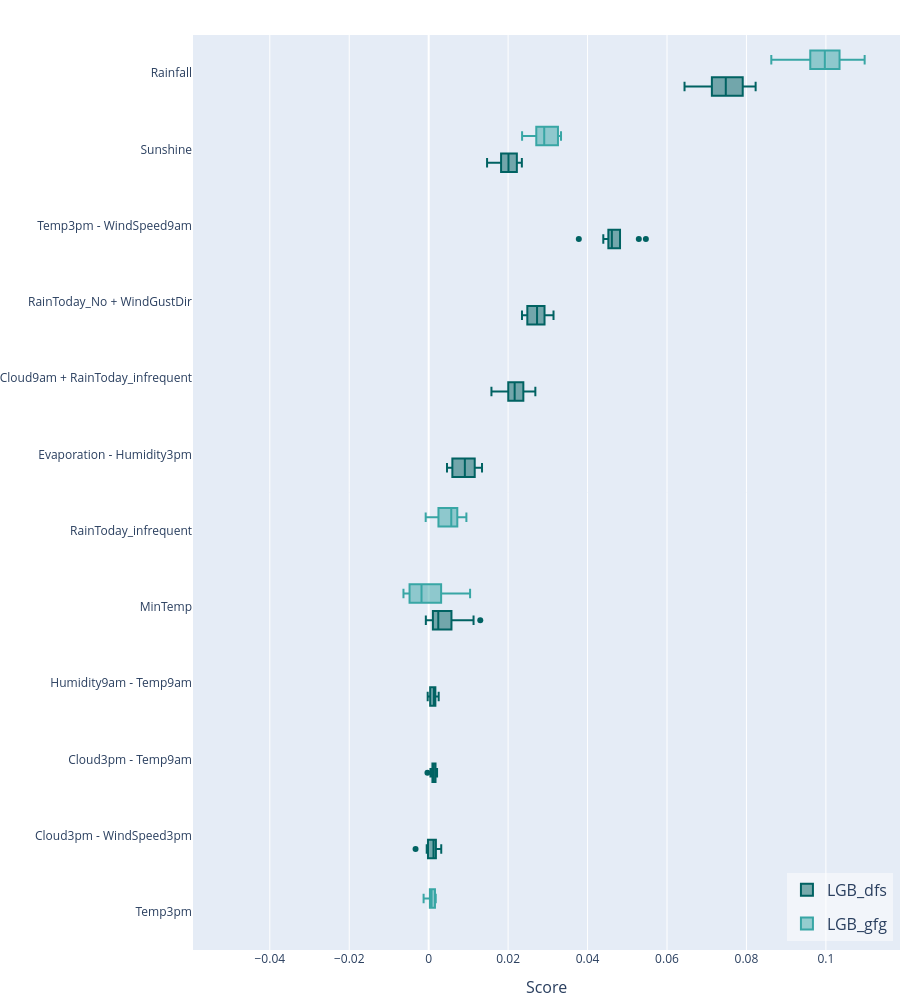

Write notebook code for a chart like this one.
### Code cell
# Também podemos verificar a importância das variáveis com outros gráficos
experionml.plot_permutation_importance(models=["LGB_dfs", "LGB_gfg"], show=12)

### Figure 1 — Plotly figure (JSON) as saved in the notebook; plotly's stock layout.template omitted (floating-point values rounded to 4 significant figures; data arrays with more than 128 entries replaced by an {"elided": "..."} marker saying what was removed)
{"data": [{"boxpoints": "outliers", "legendgroup": "LGB_dfs", "marker": {"color": "rgb(0, 98, 98)"}, "name": "LGB_dfs", "orientation": "h", "showlegend": true, "type": "box", "x": {"elided": "390 float values"}, "xaxis": "x", "y": {"elided": "390 str values"}, "yaxis": "y"}, {"boxpoints": "outliers", "legendgroup": "LGB_gfg", "marker": {"color": "rgb(56, 166, 165)"}, "name": "LGB_gfg", "orientation": "h", "showlegend": true, "type": "box", "x": {"elided": "350 float values"}, "xaxis": "x", "y": {"elided": "350 str values"}, "yaxis": "y"}], "layout": {"boxmode": "group", "font": {"size": 12}, "height": 1000, "hoverlabel": {"font": {"size": 16}}, "legend": {"bgcolor": "rgba(255, 255, 255, 0.5)", "font": {"size": 16}, "groupclick": "toggleitem", "traceorder": "grouped", "x": 0.99, "xanchor": "right", "y": 0.01, "yanchor": "bottom"}, "margin": {"b": 50, "l": 50, "pad": 0, "r": 0, "t": 35}, "showlegend": true, "title": {"font": {"size": 24}, "pad": {"b": 15, "t": 15}, "x": 0.5, "xanchor": "center", "xref": "paper", "y": 1, "yanchor": "top"}, "width": 900, "xaxis": {"anchor": "y", "automargin": true, "domain": [0.0, 1.0], "title": {"font": {"size": 16}, "text": "Score"}}, "yaxis": {"anchor": "x", "automargin": true, "categoryorder": "total ascending", "domain": [0.0, 1.0], "range": [49.5, 61.5], "title": {"font": {"size": 16}}}}}
